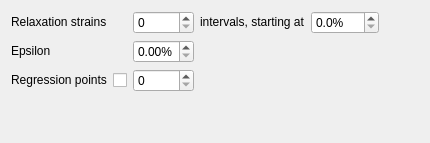
<?xml version="1.0" encoding="UTF-8"?>
<ui version="4.0">
 <class>Stepwise</class>
 <widget class="QWidget" name="w_Stepwise">
  <layout class="QGridLayout" name="gl_Stepwise">
   <item row="0" column="0">
    <widget class="QLabel" name="l_RelaxationStrains">
     <property name="sizePolicy">
      <sizepolicy hsizetype="Fixed" vsizetype="Fixed">
       <horstretch>0</horstretch>
       <verstretch>0</verstretch>
      </sizepolicy>
     </property>
     <property name="toolTip">
      <string>The strains at which the sample has been configured to relax</string>
     </property>
     <property name="text">
      <string>Relaxation strains</string>
     </property>
    </widget>
   </item>
   <item row="0" column="2">
    <widget class="QSpinBox" name="sb_RelaxationStrainsIntervals">
     <property name="toolTip">
      <string>The number of intervals at which the sample has been configured to relax.  This in combination with the first strain gives the relaxation strains.  For instance, if the first strain is 5%, and the number of intervals is 6, then the experiment will relax the sample at 5%, 10%, 15%, 20%, 25%, 30%.</string>
     </property>
    </widget>
   </item>
   <item row="0" column="3">
    <widget class="QLabel" name="l_RelaxationStrainsText">
     <property name="sizePolicy">
      <sizepolicy hsizetype="Fixed" vsizetype="Fixed">
       <horstretch>0</horstretch>
       <verstretch>0</verstretch>
      </sizepolicy>
     </property>
     <property name="text">
      <string>intervals, starting at</string>
     </property>
    </widget>
   </item>
   <item row="0" column="4">
    <widget class="QDoubleSpinBox" name="sb_RelaxationStrainsStart">
     <property name="toolTip">
      <string>The first strain at which the sample has been configured to relax.  This in combination with the number of intervals gives the relaxation strains.  For instance, if the first strain is 5%, and the number of intervals is 6, then the experiment will relax the sample at 5%, 10%, 15%, 20%, 25%, 30%.</string>
     </property>
     <property name="suffix">
      <string>%</string>
     </property>
     <property name="decimals">
      <number>1</number>
     </property>
    </widget>
   </item>
   <item row="0" column="5" rowspan="4">
    <spacer name="s_Horizontal">
     <property name="orientation">
      <enum>Qt::Orientation::Horizontal</enum>
     </property>
     <property name="sizeHint" stdset="0">
      <size>
       <width>40</width>
       <height>20</height>
      </size>
     </property>
    </spacer>
   </item>
   <item row="1" column="0">
    <widget class="QLabel" name="l_Epsilon">
     <property name="sizePolicy">
      <sizepolicy hsizetype="Fixed" vsizetype="Fixed">
       <horstretch>0</horstretch>
       <verstretch>0</verstretch>
      </sizepolicy>
     </property>
     <property name="toolTip">
      <string>Allowable percentage tolerance on the strain for creating the dataset at the required relaxation strain</string>
     </property>
     <property name="text">
      <string>Epsilon</string>
     </property>
    </widget>
   </item>
   <item row="1" column="2">
    <widget class="QDoubleSpinBox" name="sb_Epsilon">
     <property name="toolTip">
      <string>Allowable percentage tolerance on the strain for creating the dataset at the required relaxation strain</string>
     </property>
     <property name="suffix">
      <string>%</string>
     </property>
     <property name="maximum">
      <double>1.000000000000000</double>
     </property>
    </widget>
   </item>
   <item row="2" column="0">
    <widget class="QLabel" name="l_RegressionPoints">
     <property name="sizePolicy">
      <sizepolicy hsizetype="Fixed" vsizetype="Fixed">
       <horstretch>0</horstretch>
       <verstretch>0</verstretch>
      </sizepolicy>
     </property>
     <property name="toolTip">
      <string>Number of data points to include in the regression analysis</string>
     </property>
     <property name="text">
      <string>Regression points</string>
     </property>
    </widget>
   </item>
   <item row="2" column="1">
    <widget class="QCheckBox" name="cb_RegressionPoints">
     <property name="sizePolicy">
      <sizepolicy hsizetype="Fixed" vsizetype="Fixed">
       <horstretch>0</horstretch>
       <verstretch>0</verstretch>
      </sizepolicy>
     </property>
     <property name="toolTip">
      <string>If unchecked, all datapoints will be used in the regression analysis</string>
     </property>
     <property name="text">
      <string/>
     </property>
    </widget>
   </item>
   <item row="2" column="2">
    <widget class="QSpinBox" name="sb_RegressionPoints">
     <property name="toolTip">
      <string>Number of data points to include in the regression analysis</string>
     </property>
    </widget>
   </item>
   <item row="3" column="0" colspan="5">
    <spacer name="s_Vertical">
     <property name="orientation">
      <enum>Qt::Orientation::Vertical</enum>
     </property>
     <property name="sizeHint" stdset="0">
      <size>
       <width>20</width>
       <height>40</height>
      </size>
     </property>
    </spacer>
   </item>
  </layout>
 </widget>
 <resources/>
 <connections/>
</ui>
